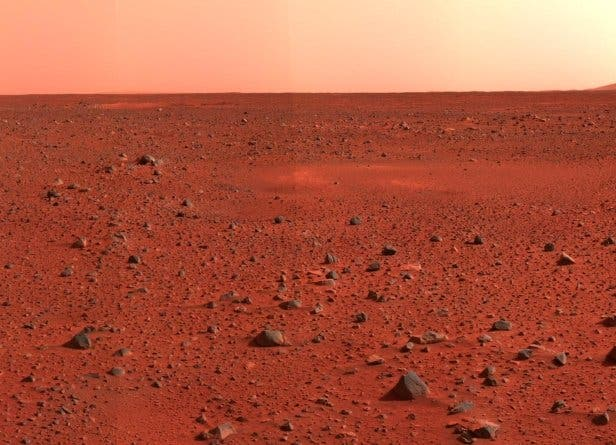
#> input picture ref1.png, 616 x 445 px
$ python generate_crop.py
#> lines starting #> are read from the running program, lines starting #| are printed output that depends on the picture
import cv2
import numpy as np

# Load ref1.png
img = cv2.imread('ref1.png')
#> img is the input picture: shape (445, 616, 3); mean B, G, R 64.6, 87.5, 173.4
if img is None:
    print("Error: ref1.png not found")
    exit()

h, w, _ = img.shape
#> h = 445; w = 616

# Take a central crop (e.g., 30% of the image size)
crop_h, crop_w = int(h * 0.3), int(w * 0.3)
#> crop_h = 133; crop_w = 184
start_y, start_x = int(h * 0.4), int(w * 0.4)
#> start_y = 178; start_x = 246
crop = img[start_y:start_y+crop_h, start_x:start_x+crop_w]
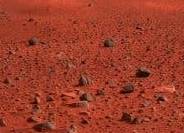
#> crop: shape (133, 184, 3); mean B, G, R 42, 61.7, 157

# Rotate the crop by 30 degrees to test rotation invariance
center = (crop_w // 2, crop_h // 2)
#> center = (92, 66)
M = cv2.getRotationMatrix2D(center, 30, 1.0)
rotated_crop = cv2.warpAffine(crop, M, (crop_w, crop_h))
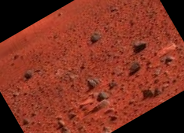
#> rotated_crop: shape (133, 184, 3); mean B, G, R 34.8, 51, 129.6

# Save as test_crop.png
cv2.imwrite('test_crop.png', rotated_crop)
print("Generated test_crop.png (30% crop of ref1, rotated 30 degrees)")

$ run again, with ref2.png copied over ref1.png
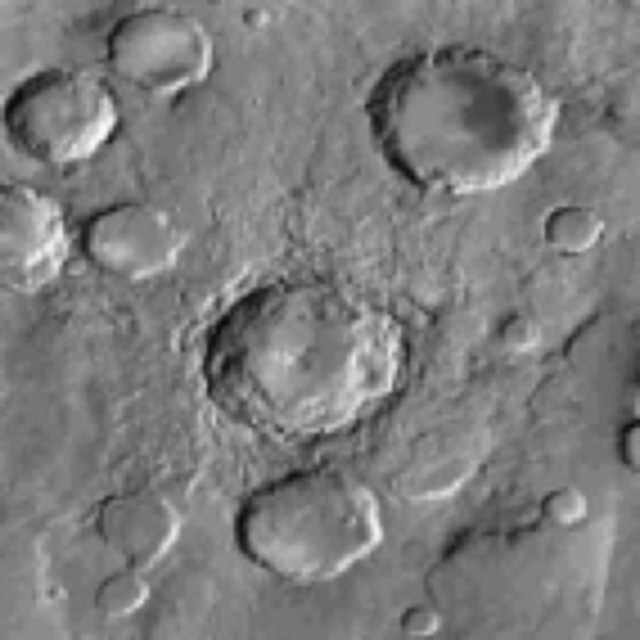
#> input picture ref2.png, 640 x 640 px
#> img is the input picture: shape (640, 640, 3); min 6, max 253, mean 124.8
#> `crop = img[start_y:start_y+crop_h, start_x:start_x+crop_w]`:
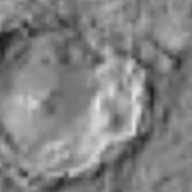
#> crop: shape (192, 192, 3); min 27, max 230, mean 130.3
#> `rotated_crop = cv2.warpAffine(crop, M, (crop_w, crop_h))`:
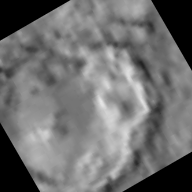
#> rotated_crop: shape (192, 192, 3); min 0, max 230, mean 111.4

$ run again, with ref3.png copied over ref1.png
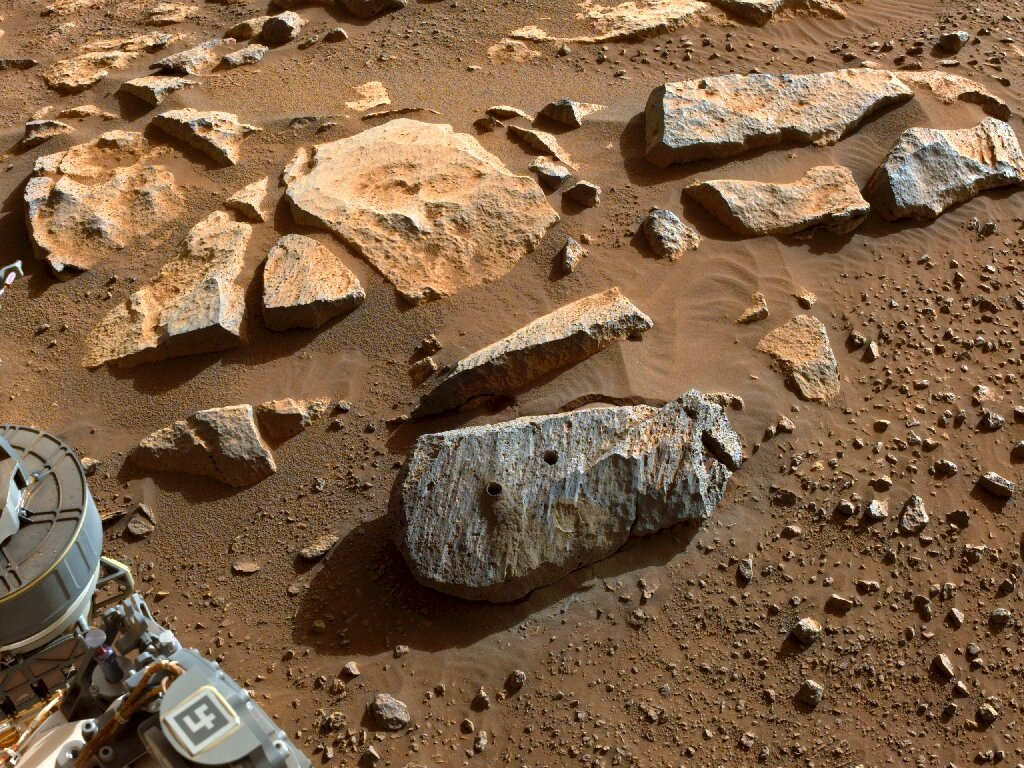
#> input picture ref3.png, 1024 x 768 px
#> img is the input picture: shape (768, 1024, 3); mean B, G, R 71.3, 98.6, 127.2
#> `crop = img[start_y:start_y+crop_h, start_x:start_x+crop_w]`:
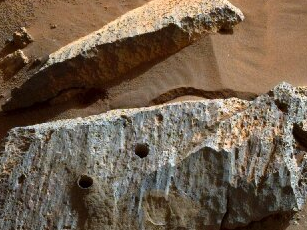
#> crop: shape (230, 307, 3); mean B, G, R 77.6, 95.9, 113.8
#> `rotated_crop = cv2.warpAffine(crop, M, (crop_w, crop_h))`:
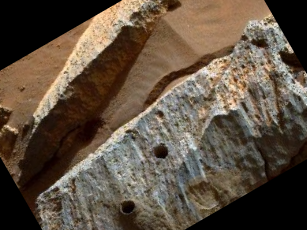
#> rotated_crop: shape (230, 307, 3); mean B, G, R 65.2, 80.1, 94.4
